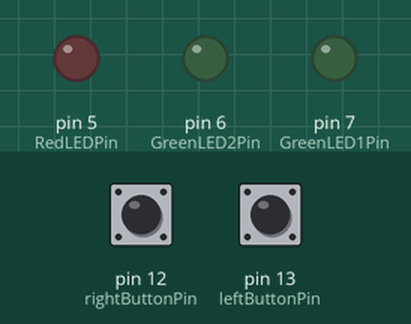
The sketch below on a simulated Arduino Uno, built with avr-gcc and run on an emulated ATmega328P. On the bench: output pins drawn as LEDs (lit = HIGH). Inputs (shaded band) come from the test bench; at power-on: pin 12 (rightButtonPin) LOW, pin 13 (leftButtonPin) LOW.

Above: at 1.2 s.
1.3 s: pin 12 (rightButtonPin) pulled HIGH for 0.15 s
At 2.7 s:
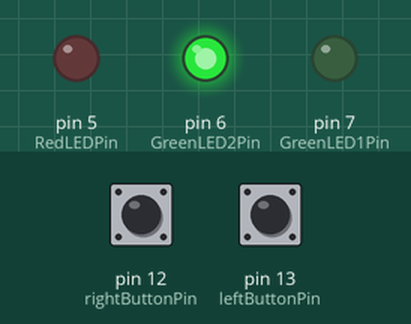
3.0 s: pin 13 (leftButtonPin) pulled HIGH for 1 s
At 5.1 s:
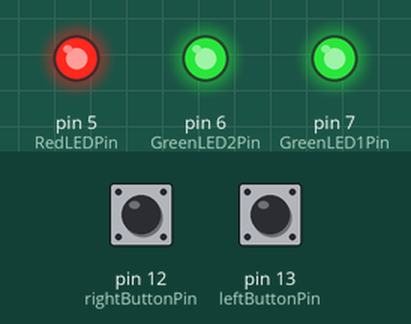
5.5 s: pin 12 (rightButtonPin) pulled HIGH for 1 s
At 7.0 s:
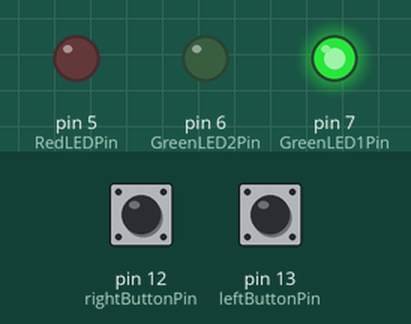
8.0 s: pin 13 (leftButtonPin) pulled HIGH for 0.15 s
At 9.2 s:
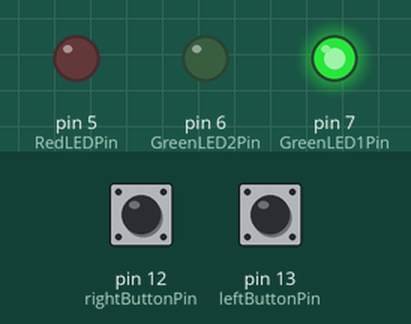
9.7 s: pin 13 (leftButtonPin) pulled HIGH for 3.2 s
At 10.6 s:
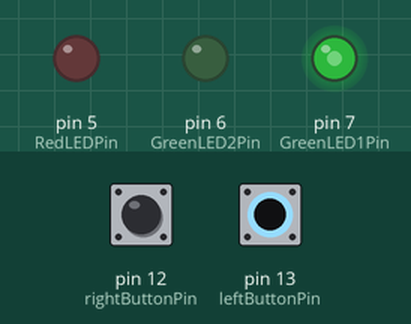
14.4 s: pin 13 (leftButtonPin) pulled HIGH for 0.15 s
At 15.3 s:
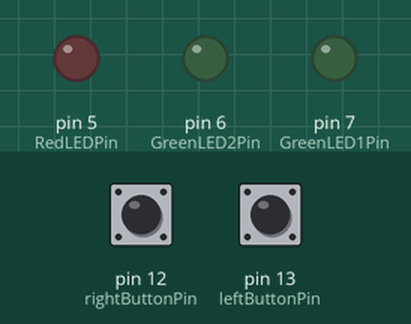
Timing chart, 0 to 17.1 s (numbered marks = the images above; inputs shaded):
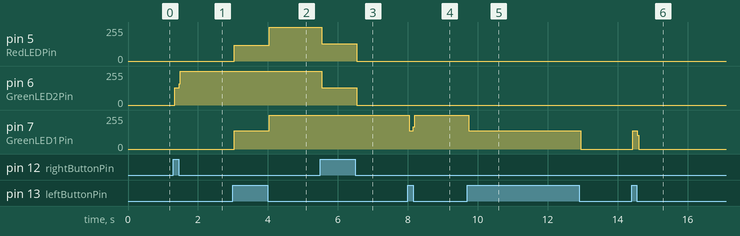

The sketch:

rrizvi3lab1.ino
```cpp
/*
   1- Author: Rimsha Rizvi - UIN : 659249234
   2- Lab: Lab 1 - Toggle Button
   3- Description: A loop function used to explain the basic concept of the AND Logic Gate using three LED's and two push-buttons that act like a toggle button.
   4- PIN numbers: Pin 5 should be used to connect to the Red LED which is an output component
                   Pin 6 should be used to connect to one of the Green LED which is an output component
                   Pin 7 should be used to connect to one of the Green LED which is an output component
                   Pin 12 should be used to connect the one of the buttons (right) which is an input component
                   Pin 13 should be used to connect the one of the buttons (left) which is an input component

   5- References: Used the Lab 1 Guideline PDF: https://docs.google.com/document/d/1tXWhQ_uEueWgSO5-5Im3AKF-ko3Cv3zeNsiXLWLmbd4/edit, https://www.youtube.com/watch?v=VPGRqML_v0w&ab_channel=educ8s.tv.
   6- Demo: Demonstration uploaded to VoiceThread: https://uic.voicethread.com/lti-student/2054467/?tok=198170905163e17a814ebc31.04202072
*/

// connection of breadboard to the Arduino PINs
const int leftButtonPin = 13;
const int rightButtonPin = 12;

const int GreenLED1Pin = 7;
const int GreenLED2Pin = 6;
const int RedLEDPin = 5;

// initialising the states of the button
int leftState = LOW;
int rightState = LOW;

void setup() {  // code set up
  // the buttons are INPUT
  pinMode(leftButtonPin, INPUT);
  pinMode(rightButtonPin, INPUT);

  // the LED's are OUTPUT
  pinMode(GreenLED1Pin, OUTPUT);
  pinMode(GreenLED2Pin, OUTPUT);
  pinMode(RedLEDPin, OUTPUT);
}

void loop() {
  // read the state of the buttons
  leftState = digitalRead(leftButtonPin);
  rightState = digitalRead(rightButtonPin);

  // To ensure the push button acts like a toggle button -

  if(leftState == HIGH){  // first check if button is pushed
    if(digitalRead(GreenLED1Pin) == HIGH) {  // then check if LED is ON
      digitalWrite(GreenLED1Pin, LOW);  // if button is pushed, and LED is ON, leave LED ON
    }
    else{
      digitalWrite(GreenLED1Pin, HIGH);
    }
  }
  if(rightState == HIGH) {  // first check if button is pushed
    if(digitalRead(GreenLED2Pin) == HIGH) {  // then check if LED is ON
      digitalWrite(GreenLED2Pin, LOW);  // if button is pushed, and LED is ON, leave LED ON
    }
    else{
      digitalWrite(GreenLED2Pin, HIGH);
    }
  }
  if((digitalRead(GreenLED1Pin) == HIGH) && (digitalRead(GreenLED2Pin) == HIGH)) {  // if both LED is ON, only then turn the Red LED ON (AND Gate)
    digitalWrite(RedLEDPin, HIGH);
  } else {
    digitalWrite(RedLEDPin, LOW);
  }

}
```

Measured:
- after the input at 1.3 s, pin 6 (GreenLED2Pin): 0/255 → 128/255 at once, → 255/255 0.12 s later
- after the input at 3.0 s, pin 5 (RedLEDPin): 0/255 → 117/255 at once, → 255/255 1.0 s later; pin 7 (GreenLED1Pin): 0/255 → 138/255 at once, → 255/255 1.0 s later
- after the input at 5.5 s, pin 5 (RedLEDPin), pin 6 (GreenLED2Pin): 255/255 → 128/255 at once, → 0/255 1.0 s later
- after the input at 8.0 s, pin 7 (GreenLED1Pin): 255/255 → 138/255 at once, → 255/255 0.12 s later
- after the input at 9.7 s, pin 7 (GreenLED1Pin): 255/255 → 138/255 at once, → 0/255 3.2 s later
- after the input at 14.4 s, pin 7 (GreenLED1Pin): 0/255 → 138/255 at once, → 0/255 0.12 s later
